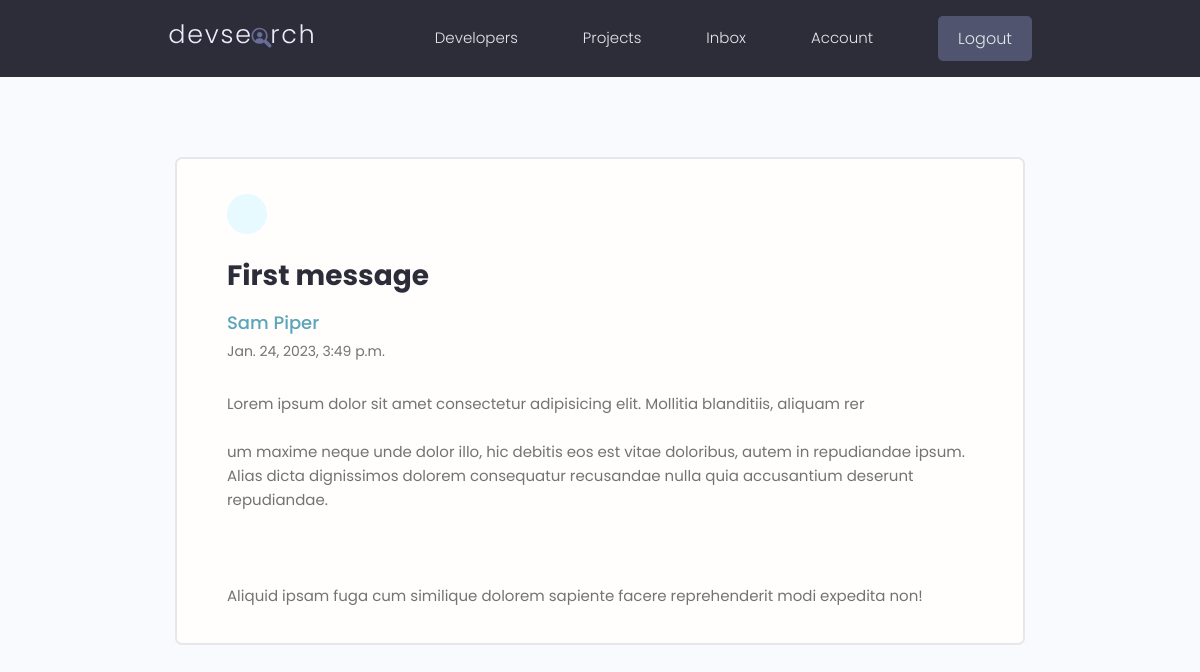
Page /message/606f49de-7ee4-4388-b193-e8edd704a386/ (signed in) on the committed database.
### users/models.py (models this page shows, shortened)
class Message(models.Model):
    sender=models.ForeignKey(Profile,on_delete=models.SET_NULL,null=True,blank=True)
    recipient=models.ForeignKey(Profile,on_delete=models.SET_NULL,null=True,related_name='messages')
    name=models.CharField(max_length=200,null=True,blank=True)
    email=models.EmailField(max_length=200,null=True,blank=True)
    subject=models.CharField(max_length=200,null=True,blank=True)
    body=models.TextField()
    is_read=models.BooleanField(default=False,null=True)
    created=models.DateTimeField(auto_now_add=True)
    id=models.UUIDField(default=uuid.uuid4,unique=True,primary_key=True,editable=False)
    class Meta:
        ordering=['is_read','-created']

### users/views.py (the view)
# urls.py: path("message/<str:pk>/",views.viewMessage,name='message'),
@login_required(login_url='login')
def viewMessage(request,pk):
    profile=request.user.profile
    message=profile.messages.get(id=pk)
    if message.is_read == False:
        message.is_read = True
        message.save()
    context={'message':message}
    return render(request,'users/message.html',context)

### users/templates/users/message.html (shortened to what this page needs)
{% extends 'main.html' %}
{% block content %}
  <main class="messagePage my-xl">
    <div class="content-box">
      <div class="message">
        <a class="backButton" href="{% url 'inbox' %}"></a>
        <h2 class="message__subject">{{message.subject}}</h4>
          {% if message.sender %}
          <a href="{% url 'user-profile' message.sender.id %}" class="message__author">{{message.name}}</a>
          {%else%}
          <p class="message__author">{{message.name}}</p>
          {%endif%}
          <p class="message__date">{{message.created}}</p>
          <div class="message__body">{{message.body|linebreaksbr}}</div>
      </div>
    </div>
  </main>
  {% endblock content %}

### static/styles/app.css (style rules this page uses)
:root { --color-sub: #2d2d39; }
.content-box { width: 95%; max-width: 85rem; margin: 0 auto; }
.message { padding: 2.5rem 0; }
.message > a { display: flex; gap: 1rem; }
.message__author, .message__date { flex-basis: 25%; }
.message__subject { flex-basis: 50%; }
.message__date { text-align: right; }
.messagePage .message { list-style: none; background: var(--color-white); padding: 3.5rem 5rem; border: 2px solid var(--color-light); border-radius: 0.7rem; }
.messagePage .message__subject { font-size: 2.8rem; color: var(--color-sub); margin-bottom: 1rem; margin-top: 2rem; }
.messagePage .message__author { font-size: 1.8rem; font-weight: 500; }
.messagePage .message__date { font-size: 1.4rem; font-weight: 400; text-align: left; margin-bottom: 3rem; }
.backButton { background: var(--color-main-light); color: var(--color-main); width: 4rem; height: 4rem; display: flex; align-items: center; justify-content: center; border-radius: 50%; }

### static/uikit/styles/modules/_variables.css (style rules this page uses)
:root { --color-main: #5aa5b9; --color-main-light: #e6faff; --color-sub: #3f4156; --color-sub-light: #51546e; --color-sub-lighter: #ededfd; --color-text: #737373; --color-gray: #8b8b8b; --color-light: #e5e7eb; --color-light-gray: #767676; --color-bg: #f8fafd; --color-white: #fffefd; --color-white-light: #f3f3f3; --color-success: #359e64; --color-success-bg: #def8e8; --color-error: #fc4b0b; --color-error-bg: #fff2ee; --font-base: 'Poppins', arial, helvetica, 'Segoe UI', roboto, ubuntu, sans-serif; --font-monospace: 'Fira Code', 'Courier New', courier, monospace; --font-regular: 300; --font-medium: 500; --font-bold: 700; --generic-shadow: 1px 1px 5px #00000010; --generic-transition: all 0.3s ease-in-out; }

### static/uikit/styles/modules/_base.css (style rules this page uses)
* { margin: 0; padding: 0; box-sizing: border-box; text-rendering: optimizeLegibility; color: inherit; font-size: inherit; }
html { font-size: 50%; }
@media only screen and (min-width: 480px) { html { font-size: 56.25%; } }
@media only screen and (min-width: 1200px) { html { font-size: 62.5%; } }
body { line-height: 1.6; font-weight: 400; font-size: 1.5rem; color: var(--color-text); background-color: var(--color-bg); min-height: 100vh; }

### static/uikit/styles/modules/_typography.css (style rules this page uses)
* { font-family: var(--font-base); }
h2 { font-size: 3.6rem; font-weight: var(--font-bold); }
p, span, strong { font-size: 1.6rem; color: var(--color-text); font-weight: var(--font-regular); }
a { padding-bottom: 2px; text-decoration: none; display: inline-block; color: var(--color-main); font-weight: var(--font-medium); }

### static/uikit/styles/modules/_utilities.css (style rules this page uses)
.my-xl { margin: 8rem auto; }

### rows in the picture
Message: subject "First message", name "Sam Piper", created "Jan. 24, 2023, 3:49 p.m.", body "Lorem ipsum dolor sit amet consectetur adipisicing elit. Mollitia blanditiis, aliquam rer um maxime neque unde dolor illo, hic debitis eos est vitae doloribus, autem in repudiandae ipsum. Alias dicta dignissimos dolorem consequatur recusandae nulla quia accusantium deserunt repudiandae. Aliquid ipsam fuga cum similique dolorem sapiente facere reprehenderit modi expedita non!"
